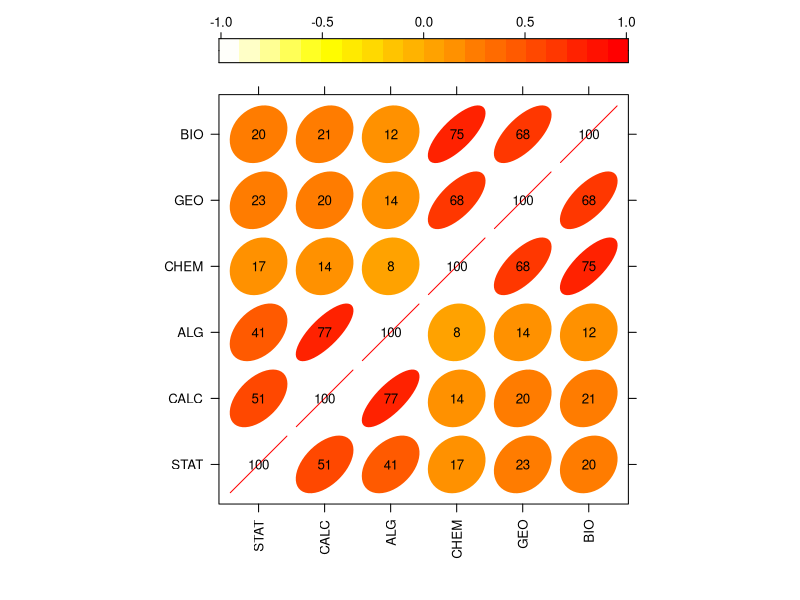
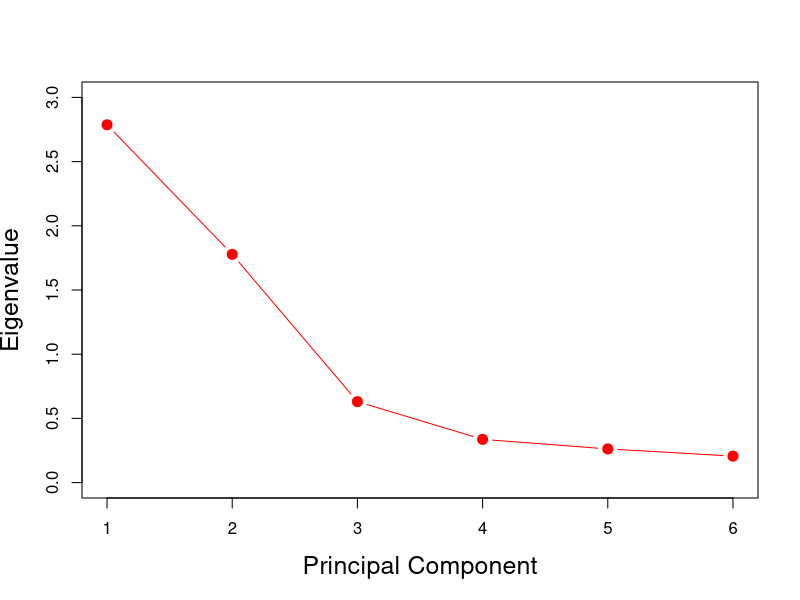
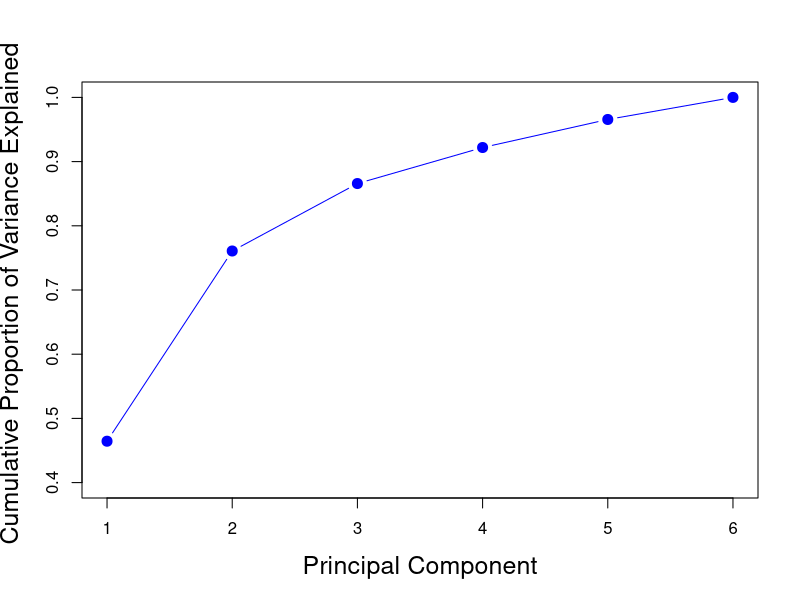
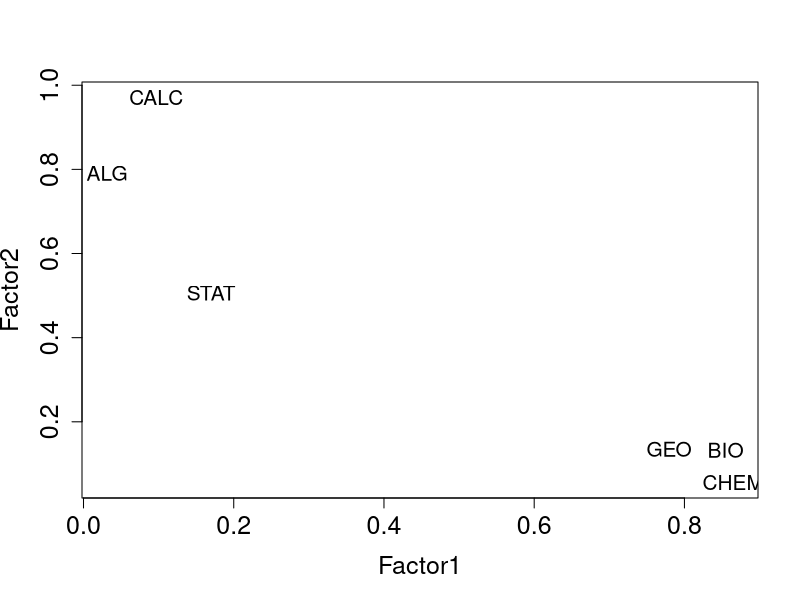

The R source for these figures, in order:
## ---- chunk 1
knitr::opts_knit$set(root.dir = 'C:/Users/neide/Documents/GitHub/ma189/Data')
## ---- chunk 2
df<- read.csv("../Data/dataset_EFA.csv")
head(df)
out <- rbind(apply(df, 2, mean),apply(df, 2, var))
colnames(out) <- c("Biology","Geology","Chemistry","Algebra","Calculus","Statistics")
rownames(out) <- c("Mean","Varaiance")
out
## ---- chunk 3
library(lattice)
library(ellipse)
cor_df <- cor(df)

# Function to generate correlation plot
panel.corrgram <- function(x, y, z, subscripts, at, level = 0.9, label = FALSE, ...) {
     require("ellipse", quietly = TRUE)
     x <- as.numeric(x)[subscripts]
     y <- as.numeric(y)[subscripts]
     z <- as.numeric(z)[subscripts]
     zcol <- level.colors(z, at = at,  ...)
     for (i in seq(along = z)) {
         ell=ellipse(z[i], level = level, npoints = 50, 
                     scale = c(.2, .2), centre = c(x[i], y[i]))
         panel.polygon(ell, col = zcol[i], border = zcol[i], ...)
     }
     if (label)
         panel.text(x = x, y = y, lab = 100 * round(z, 2), cex = 0.8,
                    col = ifelse(z < 0, "white", "black"))
 }

# generate correlation plot
print(levelplot(cor_df[seq(6,1), seq(6,1)], at = do.breaks(c(-1.01, 1.01), 20),
           xlab = NULL, ylab = NULL, colorkey = list(space = "top"), col.regions=rev(heat.colors(100)),
           scales = list(x = list(rot = 90)),
           panel = panel.corrgram, label = TRUE))
## ---- chunk 4
# Generate scree plot
pca_result <- prcomp (df, scale =TRUE)
eigen_val <- pca_result$sdev^2
pve <- eigen_val/sum(eigen_val)

plot(eigen_val  , xlab=" Principal Component ", ylab=" Eigenvalue ", 
     ylim=c(0,3), xaxt="n" ,type='b', col="red", cex=2,
pch=20, cex.lab=1.5)
axis(1, at=c(1,2,3,4,5,6),labels=c(1,2,3,4,5,6))
## ---- chunk 5
# Cumulative Proportion plot
plot(cumsum(pve), xlab=" Principal Component ", 
  ylab ="Cumulative Proportion of Variance Explained ", 
  ylim=c(0.4,1) , xaxt="n",type='b', col="blue", cex=2, pch=20, cex.lab=1.5)
axis(1, at=c(1,2,3,4,5,6),labels=c(1,2,3,4,5,6))
## ---- chunk 6
# Set the number of factors as 2
n.factors <- 2

# Fit factor model (in base R)
# The n.factors denotes how many factors used in fitting
# The scores option denotes how the factor scores are calcualted
# The rotation option denotes what rotation matrix is used
fa_fit <- factanal(df, n.factors, rotation="varimax")

# Factor loadings
loading <- fa_fit$loadings[,1:n.factors]
t(loading)
## ---- chunk 7
# Visualize factor loadings
plot(loading,type="n",cex.axis=1.5,cex.lab=1.5) # set up plot
text(loading,labels=names(df),cex=1.25)
